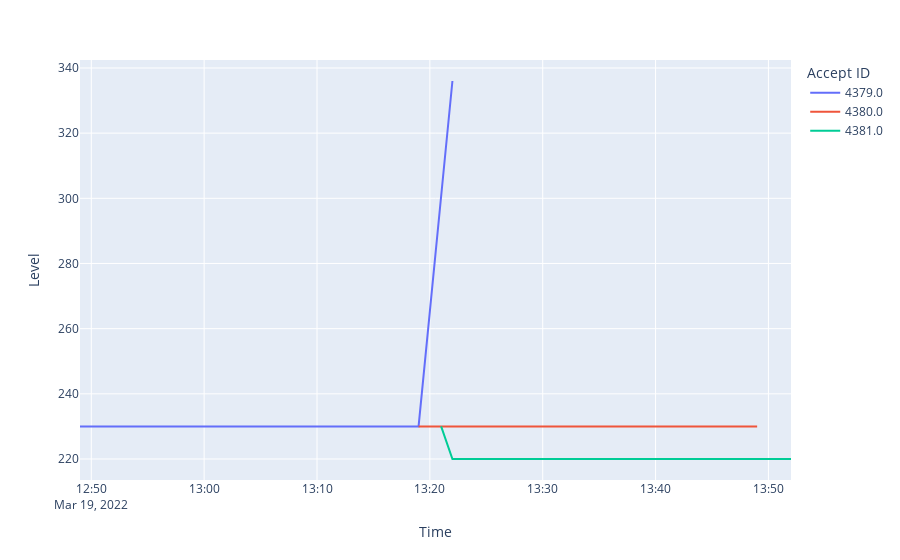

Notebook cell for this chart:
### Code cell
px.line(recombined, x=recombined.index, y ="Level", color='Accept ID', hover_data=['Accept Time'])
